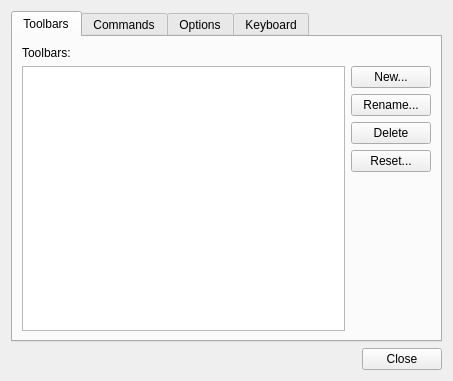
<?xml version="1.0" encoding="UTF-8"?>
<ui version="4.0">
 <class>ToolbarCustomizationDialog</class>
 <widget class="QWidget" name="ToolbarCustomizationDialog">
  <property name="geometry">
   <rect>
    <x>0</x>
    <y>0</y>
    <width>453</width>
    <height>381</height>
   </rect>
  </property>
  <property name="minimumSize">
   <size>
    <width>453</width>
    <height>381</height>
   </size>
  </property>
  <property name="windowTitle">
   <string>Customize</string>
  </property>
  <layout class="QVBoxLayout" name="verticalLayout_3">
   <item>
    <widget class="QTabWidget" name="tabWidget">
     <property name="currentIndex">
      <number>0</number>
     </property>
     <widget class="QWidget" name="toolbarsTab">
      <attribute name="title">
       <string>Toolbars</string>
      </attribute>
      <layout class="QVBoxLayout" name="verticalLayout_4">
       <item>
        <layout class="QVBoxLayout" name="verticalLayout_2">
         <item>
          <widget class="QLabel" name="label">
           <property name="text">
            <string>Toolbars:</string>
           </property>
          </widget>
         </item>
         <item>
          <layout class="QHBoxLayout" name="horizontalLayout_2">
           <item>
            <widget class="QListWidget" name="toolbarsListWidget"/>
           </item>
           <item>
            <layout class="QVBoxLayout" name="verticalLayout">
             <item>
              <widget class="QPushButton" name="newButton">
               <property name="text">
                <string>New...</string>
               </property>
              </widget>
             </item>
             <item>
              <widget class="QPushButton" name="renameButton">
               <property name="text">
                <string>Rename...</string>
               </property>
              </widget>
             </item>
             <item>
              <widget class="QPushButton" name="deleteButton">
               <property name="text">
                <string>Delete</string>
               </property>
              </widget>
             </item>
             <item>
              <widget class="QPushButton" name="resetButton">
               <property name="text">
                <string>Reset...</string>
               </property>
              </widget>
             </item>
             <item>
              <spacer name="verticalSpacer">
               <property name="orientation">
                <enum>Qt::Vertical</enum>
               </property>
               <property name="sizeHint" stdset="0">
                <size>
                 <width>20</width>
                 <height>40</height>
                </size>
               </property>
              </spacer>
             </item>
            </layout>
           </item>
          </layout>
         </item>
        </layout>
       </item>
      </layout>
     </widget>
     <widget class="QWidget" name="commandsTab">
      <attribute name="title">
       <string>Commands</string>
      </attribute>
      <layout class="QVBoxLayout" name="verticalLayout_11">
       <item>
        <widget class="QLabel" name="label_2">
         <property name="text">
          <string>To add a command to a toolbar: select a category and drag the command out of this dialog box to a toolbar.</string>
         </property>
         <property name="wordWrap">
          <bool>true</bool>
         </property>
        </widget>
       </item>
       <item>
        <layout class="QGridLayout" name="gridLayout">
         <item row="0" column="0">
          <widget class="QLabel" name="label_3">
           <property name="text">
            <string>Categories:</string>
           </property>
          </widget>
         </item>
         <item row="0" column="1">
          <widget class="QLabel" name="label_4">
           <property name="text">
            <string>Commands:</string>
           </property>
          </widget>
         </item>
         <item row="1" column="0">
          <widget class="QListWidget" name="categoriesListWidget"/>
         </item>
         <item row="1" column="1">
          <widget class="QListWidget" name="commandsListWidget"/>
         </item>
        </layout>
       </item>
      </layout>
     </widget>
     <widget class="QWidget" name="optionsTab">
      <attribute name="title">
       <string>Options</string>
      </attribute>
      <layout class="QVBoxLayout" name="verticalLayout_13">
       <item>
        <widget class="QGroupBox" name="groupBox">
         <property name="title">
          <string>Personalized Menus and Toolbars</string>
         </property>
         <layout class="QVBoxLayout" name="verticalLayout_5">
          <item>
           <widget class="QCheckBox" name="checkBox">
            <property name="text">
             <string>Always show full menus</string>
            </property>
           </widget>
          </item>
          <item>
           <layout class="QHBoxLayout" name="horizontalLayout_7">
            <item>
             <spacer name="horizontalSpacer_3">
              <property name="orientation">
               <enum>Qt::Horizontal</enum>
              </property>
              <property name="sizeType">
               <enum>QSizePolicy::Fixed</enum>
              </property>
              <property name="sizeHint" stdset="0">
               <size>
                <width>20</width>
                <height>20</height>
               </size>
              </property>
             </spacer>
            </item>
            <item>
             <widget class="QCheckBox" name="checkBox_2">
              <property name="text">
               <string>Show full menus after a short delay</string>
              </property>
             </widget>
            </item>
           </layout>
          </item>
          <item>
           <widget class="QPushButton" name="pushButton_9">
            <property name="sizePolicy">
             <sizepolicy hsizetype="Fixed" vsizetype="Fixed">
              <horstretch>0</horstretch>
              <verstretch>0</verstretch>
             </sizepolicy>
            </property>
            <property name="minimumSize">
             <size>
              <width>250</width>
              <height>0</height>
             </size>
            </property>
            <property name="text">
             <string>Reset Menu and toolbar usage data</string>
            </property>
           </widget>
          </item>
         </layout>
        </widget>
       </item>
       <item>
        <widget class="QGroupBox" name="groupBox_2">
         <property name="title">
          <string>Other</string>
         </property>
         <layout class="QVBoxLayout" name="verticalLayout_12">
          <item>
           <widget class="QCheckBox" name="checkBox_3">
            <property name="text">
             <string>Large icons</string>
            </property>
           </widget>
          </item>
          <item>
           <widget class="QCheckBox" name="checkBox_4">
            <property name="text">
             <string>Show ScreenTips on toolbars</string>
            </property>
           </widget>
          </item>
          <item>
           <layout class="QHBoxLayout" name="horizontalLayout_9">
            <item>
             <spacer name="horizontalSpacer_5">
              <property name="orientation">
               <enum>Qt::Horizontal</enum>
              </property>
              <property name="sizeType">
               <enum>QSizePolicy::Fixed</enum>
              </property>
              <property name="sizeHint" stdset="0">
               <size>
                <width>20</width>
                <height>20</height>
               </size>
              </property>
             </spacer>
            </item>
            <item>
             <widget class="QCheckBox" name="checkBox_5">
              <property name="text">
               <string>Show shortcut keys in ScreenTips</string>
              </property>
             </widget>
            </item>
           </layout>
          </item>
          <item>
           <layout class="QHBoxLayout" name="horizontalLayout_8">
            <item>
             <widget class="QLabel" name="label_11">
              <property name="text">
               <string>Menu animations:</string>
              </property>
             </widget>
            </item>
            <item>
             <widget class="QComboBox" name="comboBox_2"/>
            </item>
            <item>
             <spacer name="horizontalSpacer_4">
              <property name="orientation">
               <enum>Qt::Horizontal</enum>
              </property>
              <property name="sizeHint" stdset="0">
               <size>
                <width>40</width>
                <height>20</height>
               </size>
              </property>
             </spacer>
            </item>
           </layout>
          </item>
         </layout>
        </widget>
       </item>
       <item>
        <spacer name="verticalSpacer_3">
         <property name="orientation">
          <enum>Qt::Vertical</enum>
         </property>
         <property name="sizeHint" stdset="0">
          <size>
           <width>20</width>
           <height>131</height>
          </size>
         </property>
        </spacer>
       </item>
      </layout>
     </widget>
     <widget class="QWidget" name="keyboardTab">
      <attribute name="title">
       <string>Keyboard</string>
      </attribute>
      <layout class="QVBoxLayout" name="verticalLayout_10">
       <item>
        <widget class="QLabel" name="label_5">
         <property name="text">
          <string>Category:</string>
         </property>
        </widget>
       </item>
       <item>
        <layout class="QHBoxLayout" name="horizontalLayout_6">
         <item>
          <widget class="QComboBox" name="categoryCombo">
           <property name="minimumSize">
            <size>
             <width>160</width>
             <height>0</height>
            </size>
           </property>
          </widget>
         </item>
         <item>
          <spacer name="horizontalSpacer_2">
           <property name="orientation">
            <enum>Qt::Horizontal</enum>
           </property>
           <property name="sizeHint" stdset="0">
            <size>
             <width>40</width>
             <height>20</height>
            </size>
           </property>
          </spacer>
         </item>
        </layout>
       </item>
       <item>
        <layout class="QHBoxLayout" name="horizontalLayout_4">
         <item>
          <layout class="QVBoxLayout" name="verticalLayout_9">
           <item>
            <widget class="QLabel" name="label_9">
             <property name="text">
              <string>Commands:</string>
             </property>
            </widget>
           </item>
           <item>
            <widget class="QListWidget" name="keyboardCommandsListWidget"/>
           </item>
          </layout>
         </item>
         <item>
          <layout class="QVBoxLayout" name="verticalLayout_8">
           <item>
            <widget class="QLabel" name="label_6">
             <property name="text">
              <string>Key assignments:</string>
             </property>
            </widget>
           </item>
           <item>
            <layout class="QHBoxLayout" name="horizontalLayout_3">
             <item>
              <layout class="QVBoxLayout" name="verticalLayout_7">
               <item>
                <widget class="QListWidget" name="listWidget_5"/>
               </item>
               <item>
                <widget class="QLabel" name="label_7">
                 <property name="text">
                  <string>Press new shortcut key:</string>
                 </property>
                </widget>
               </item>
               <item>
                <widget class="QLineEdit" name="lineEdit"/>
               </item>
              </layout>
             </item>
             <item>
              <layout class="QVBoxLayout" name="verticalLayout_6">
               <item>
                <widget class="QPushButton" name="pushButton_6">
                 <property name="text">
                  <string>Assign</string>
                 </property>
                </widget>
               </item>
               <item>
                <widget class="QPushButton" name="pushButton_7">
                 <property name="text">
                  <string>Remove</string>
                 </property>
                </widget>
               </item>
               <item>
                <widget class="QPushButton" name="pushButton_8">
                 <property name="text">
                  <string>Reset All</string>
                 </property>
                </widget>
               </item>
               <item>
                <spacer name="verticalSpacer_2">
                 <property name="orientation">
                  <enum>Qt::Vertical</enum>
                 </property>
                 <property name="sizeHint" stdset="0">
                  <size>
                   <width>20</width>
                   <height>40</height>
                  </size>
                 </property>
                </spacer>
               </item>
              </layout>
             </item>
            </layout>
           </item>
          </layout>
         </item>
        </layout>
       </item>
       <item>
        <widget class="QLabel" name="label_8">
         <property name="text">
          <string>Description:</string>
         </property>
        </widget>
       </item>
       <item>
        <widget class="QFrame" name="frame">
         <property name="frameShape">
          <enum>QFrame::Box</enum>
         </property>
         <property name="frameShadow">
          <enum>QFrame::Raised</enum>
         </property>
         <layout class="QHBoxLayout" name="horizontalLayout_5">
          <item>
           <widget class="QLabel" name="label_10">
            <property name="text">
             <string>Save the current level</string>
            </property>
           </widget>
          </item>
         </layout>
        </widget>
       </item>
      </layout>
     </widget>
    </widget>
   </item>
   <item>
    <layout class="QHBoxLayout" name="horizontalLayout">
     <item>
      <spacer name="horizontalSpacer">
       <property name="orientation">
        <enum>Qt::Horizontal</enum>
       </property>
       <property name="sizeHint" stdset="0">
        <size>
         <width>40</width>
         <height>20</height>
        </size>
       </property>
      </spacer>
     </item>
     <item>
      <widget class="QPushButton" name="closeButton">
       <property name="text">
        <string>Close</string>
       </property>
      </widget>
     </item>
    </layout>
   </item>
  </layout>
 </widget>
 <resources/>
 <connections/>
</ui>
